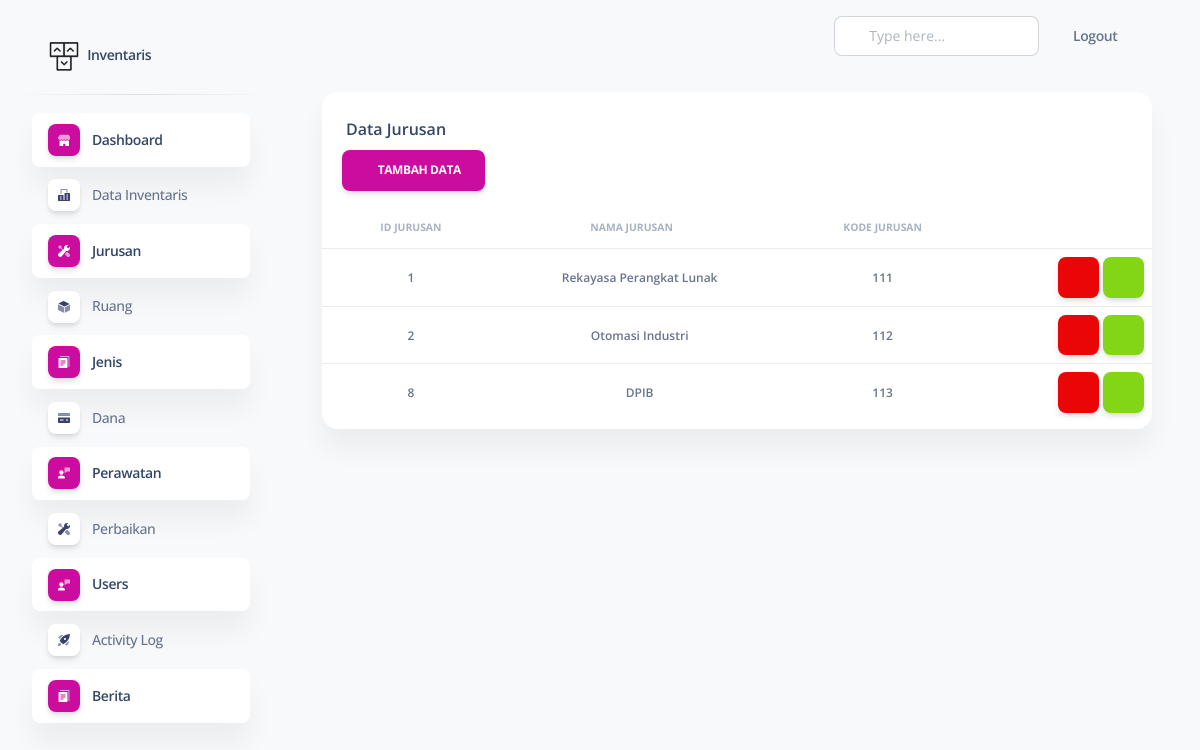
Screenshot of /includes/admin/index.php?page=data-jur (signed in) with the database file from the repository.
### tables this page shows
CREATE TABLE `jurusan` (
  `id_jurusan` int(11) NOT NULL,
  `nama_jurusan` varchar(100) NOT NULL,
  `kode_jurusan` int(11) NOT NULL
);

### includes/admin/jurusan/data_jur.php (the view, shortened to what this page needs)
<!DOCTYPE html>
<html lang="en">
<head>
  <link rel="stylesheet" type="text/css" href="https://cdnjs.cloudflare.com/ajax/libs/twitter-bootstrap/5.0.1/css/bootstrap.min.css">
<link rel="stylesheet" type="text/css" href="https://cdn.datatables.net/1.11.4/css/dataTables.bootstrap5.min.css">
  <link href="../../assets/css/nucleo-icons.css" rel="stylesheet" />
  <link href="../../assets/css/nucleo-svg.css" rel="stylesheet" />
  <link href="../../assets/css/nucleo-svg.css" rel="stylesheet" />
  <link id="pagestyle" href="../../assets/css/soft-ui-dashboard.css?v=1.0.3" rel="stylesheet" />
</head>
<body class="g-sidenav-show  bg-gray-100">
    <div class="container-fluid py-4">
      <div class="row">
        <div class="col-12">
          <div class="card mb-4">
            <div class="card-header pb-0">
              <h6>Data Jurusan</h6>
            </div>
            <div style="margin-left: 20px;">
        <a href="?page=tambah-jur" class="btn btn-primary">
          <i class="fa fa-edit"></i> Tambah Data</a>
      </div>
            <div class="card-body px-0 pt-0 pb-2">
              <div class="table-responsive p-0">
                <table class="table align-items-center mb-0" id="example">
                  <thead>
                    <tr align="center">
                      <th class="text-uppercase text-secondary text-xxs font-weight-bolder opacity-7">ID JURUSAN</th>
                      <th class="text-uppercase text-secondary text-xxs font-weight-bolder opacity-7 ps-2">NAMA JURUSAN</th>
                      <th class="text-center text-uppercase text-secondary text-xxs font-weight-bolder opacity-7">KODE JURUSAN</th>
                      <th class="text-secondary opacity-7"></th>
                    </tr>
                  </thead>
                  <tbody>
<?php
    include '../../config/config.php';
    $data = mysqli_query($conn,"SELECT * FROM jurusan");
    while($d = mysqli_fetch_array($data)){
      ?>
                    <tr>
                       <td align="center">
                        <p class="text-xs font-weight-bold mb-0"><?php echo $d['id_jurusan']; ?></p>
                      </td>
                      <td align="center">
                        <p class="text-xs font-weight-bold mb-0"><?php echo $d['nama_jurusan']; ?></p>
                      </td>
                    <td align="center">
                        <p class="text-xs font-weight-bold mb-0"><?php echo $d['kode_jurusan']; ?></p>
                      <td class="align-middle" style="">
                         <div class="ms-auto text-end">
         <a class="btn text-danger bg-danger px-3 mb-0 " href="#" data-bs-toggle="modal" data-bs-target="#exampleModal2<?php echo $d['id_jurusan'];?>"><i class="far fa-trash-alt text-white "></i></a>
                    <a class="btn bg-success px-3 mb-0" href="?page=edit-jur&kode=<?php echo $d['id_jurusan'];?>"><i class="fas fa-pencil-alt text-white " aria-hidden="true"></i></a>
                      </td>
                    </tr>
                      <?php
    }
    ?>
                  </tbody>
                </table>
              </div>
            </div>
          </div>
        </div>
      </div>
    </div>
  </main>
</body>
</html>

### rows the page displays
jurusan: id_jurusan "1", nama_jurusan "Rekayasa Perangkat Lunak", kode_jurusan "111"
jurusan: id_jurusan "2", nama_jurusan "Otomasi Industri", kode_jurusan "112"
jurusan: id_jurusan "8", nama_jurusan "DPIB", kode_jurusan "113"
